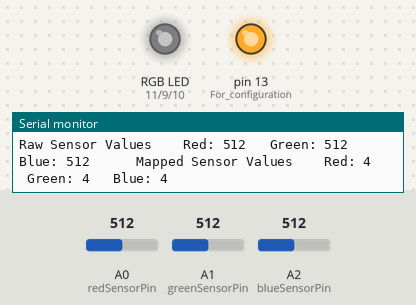
The sketch below on a simulated Arduino Uno, built with avr-gcc and run on an emulated ATmega328P. On the bench: an RGB LED mixed from three pins (HIGH = lit), output pins drawn as LEDs (lit = HIGH), the last lines printed to the serial monitor. Inputs (shaded band) come from the test bench; at power-on: A0 (redSensorPin) = 512, A1 (greenSensorPin) = 512, A2 (blueSensorPin) = 512. Dim RGB values are drawn brighter than linear.

Above: at 13.2 s.
13.3 s: A0 (redSensorPin) set to 104
At 14.8 s:
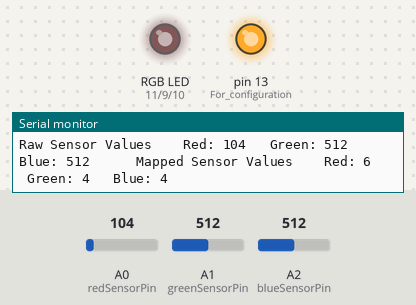
16.3 s: A0 (redSensorPin) set to 93
19.3 s: A1 (greenSensorPin) set to 988
22.3 s: A1 (greenSensorPin) set to 1013
25.3 s: A2 (blueSensorPin) set to 108
At 25.8 s:
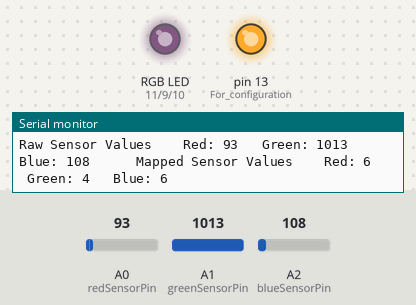
28.3 s: A2 (blueSensorPin) set to 90
Timing chart, 0 to 31.3 s (numbered marks = the images above; inputs shaded):
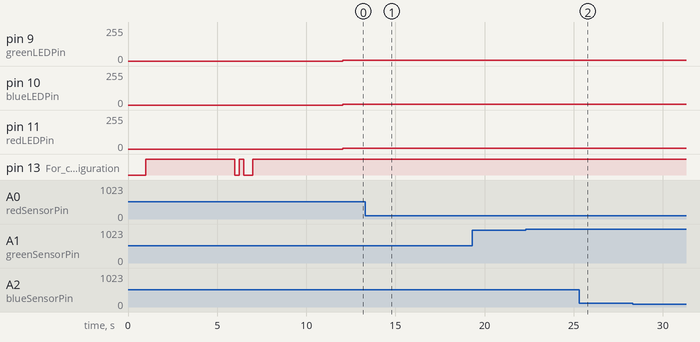

Measured:
- after the input at 13.3 s, pin 11 (redLEDPin): 4/255 → 6/255 after 0.17 s
- after the input at 25.3 s, pin 10 (blueLEDPin): 4/255 → 6/255 after 0.13 s

The sketch:

Color_Mixing_Lamp.ino
```cpp
// Define digital pins
const int greenLEDPin = 9;
const int redLEDPin = 11;
const int blueLEDPin = 10;

// Define analog Pins
const int redSensorPin = A0;
const int greenSensorPin = A1;
const int blueSensorPin = A2;

// Initialize Variables
int redValue = 0;
int greenValue = 0;
int blueValue = 0;

int redSensorValue = 0;
int greenSensorValue = 0;
int blueSensorValue = 0;

// Make high and low variables for mapping
int redHigh = 0;
int greenHigh = 0;
int blueHigh = 0;

int redLow = 1023;
int greenLow = 1023;
int blueLow = 1023;

void setup(){
  Serial.begin(9600); // Start serial output

  // Initialize pins
  pinMode(greenLEDPin, OUTPUT);
  pinMode(redLEDPin, OUTPUT);
  pinMode(blueLEDPin, OUTPUT);

  pinMode(LED_BUILTIN, OUTPUT);// For configuration
  digitalWrite(LED_BUILTIN, LOW);
  delay(1000);

  // Get baseline highs
  digitalWrite(LED_BUILTIN, HIGH); // Tell user that it is time to configure highs

  while (millis() < 6000){  // Since paused for 1000 earlier, wait until millis = 6000
    redSensorValue = analogRead(redSensorPin);
    greenSensorValue = analogRead(greenSensorPin);
    blueSensorValue = analogRead(blueSensorPin);

    if (redSensorValue > redHigh){
      redHigh = redSensorValue;
    }
    if (greenSensorValue > greenHigh){
      greenHigh = greenSensorValue;
    }
    if (blueSensorValue > blueHigh){
      blueHigh = blueSensorValue;
    }
  }

  // Blink led to tell user to cover board
  digitalWrite(LED_BUILTIN, LOW);
  delay(250); //6250
  digitalWrite(LED_BUILTIN, HIGH);
  delay(250); //6500
  digitalWrite(LED_BUILTIN, LOW);
  delay(500); //7000
  digitalWrite(LED_BUILTIN, HIGH);

  // Get baseline lows
  while (millis() < 12000){
    redSensorValue = analogRead(redSensorPin);
    greenSensorValue = analogRead(greenSensorPin);
    blueSensorValue = analogRead(blueSensorPin);

    if (redSensorValue < redLow){
      redLow = redSensorValue;
    }
    if (greenSensorValue < greenLow){
      greenLow = greenSensorValue;
    }
    if (blueSensorValue < blueLow){
      blueLow = blueSensorValue;
    }
  }
}

void loop(){
  // Read value of photoresistors
  redSensorValue = analogRead(redSensorPin);
  delay(5);
  greenSensorValue = analogRead(greenSensorPin);
  delay(5);
  blueSensorValue = analogRead(blueSensorPin);

  // Map the sensor values for PWM Pins
  redValue = map(redSensorValue, redLow, redHigh, 5, 250);
  greenValue = map(greenSensorValue, greenLow, greenHigh, 5, 250);
  blueValue = map(blueSensorValue, blueLow, blueHigh, 5, 250);

  // Print raw sensor values
  Serial.print("Raw Sensor Values \t Red: ");
  Serial.print(redSensorValue);
  Serial.print("\t Green: ");
  Serial.print(greenSensorValue);
  Serial.print("\t Blue: ");
  Serial.print(blueSensorValue);
  // Print mapped sensor values on same line, but off to the side
  Serial.print("\t \t Mapped Sensor Values \t Red: ");
  Serial.print(redValue);
  Serial.print("\t Green: ");
  Serial.print(greenValue);
  Serial.print("\t Blue: ");
  Serial.println(blueValue);

  // Using PWM, modulate the LED brightness depending on the photoresistor brightness
  analogWrite(redLEDPin, redValue);
  analogWrite(greenLEDPin, greenValue);
  analogWrite(blueLEDPin, blueValue);
}
```
